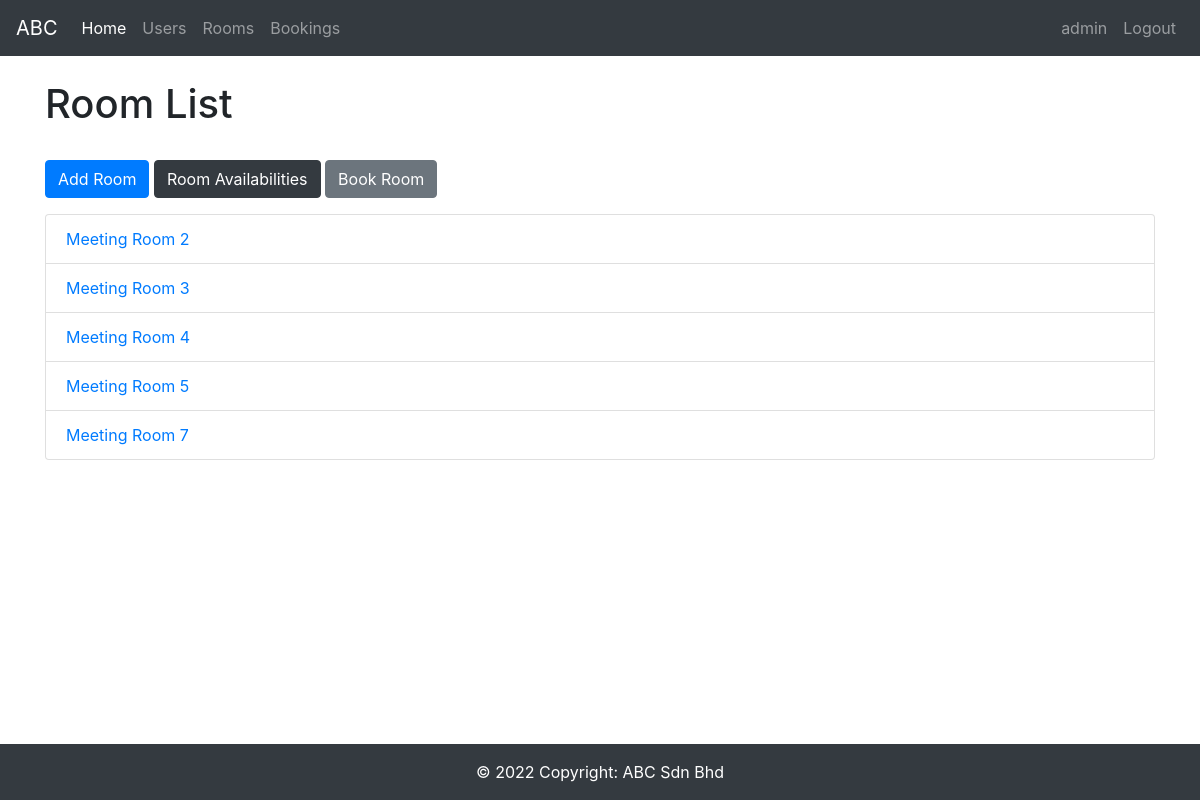
Page /roombooking/rooms/ (signed in) on the committed database.
### roombooking/models.py (models this page shows, shortened)
class Room(models.Model):
    name = models.CharField(max_length=255)
    room_pic = models.ImageField(upload_to="images/", null=True)
    dateadded = models.DateTimeField(auto_now_add=True)
    def get_absolute_url(self):
        return reverse('room-detail', args=[str(self.id)])

### roombooking/views.py (the view)
# urls.py: path('rooms/', views.RoomListView.as_view(), name='rooms'),
class RoomListView(generic.ListView):
    model = Room
    paginate_by = 10

### roombooking/templates/roombooking/room_list.html
{% extends "base_generic.html" %}
{% block content %}
<div class="">
  <h1>Room List</h1>
  <br>
  {% if user.is_superuser %}
  <a href="{% url 'room-create' %}"><button class="btn btn-primary mb-3" >Add Room</button></a>
  <a href="{% url 'rooms-availabilities' %}"><button class="btn btn-dark mb-3" >Room Availabilities</button></a>
  {% endif %}
  <a href="{% url 'booking-create' %}"><button class="btn btn-secondary mb-3" >Book Room</button></a>
  {% if room_list %}
  <ul class="list-group">
    {% for room in room_list %}
      <li class="list-group-item">
        <a href="{{ room.get_absolute_url }}">{{ room.name }}</a>
      </li>
    {% endfor %}
  </ul>
  {% else %}
    <p>There are no rooms in the library.</p>
  {% endif %}
</div>
{% endblock %}

### roombooking/templates/base_generic.html (shortened to what this page needs)
<!DOCTYPE html>
<html lang="en">
<head>
  <link rel="stylesheet" href="https://cdn.jsdelivr.net/npm/bootstrap@4.1.3/dist/css/bootstrap.min.css">
  {% load static %}
  <link rel="stylesheet" href="{% static 'css/styles.css' %}">
</head>
<body>
    <nav class="navbar navbar-expand-lg navbar-dark bg-dark mb-4">
      <a class="navbar-brand" href="{% url 'index' %}">ABC</a>
      <div class="collapse navbar-collapse" id="navbarNavDropdown">
        <ul class="navbar-nav">
          <li class="nav-item active">
            <a class="nav-link" href="{% url 'index' %}">Home <span class="sr-only">(current)</span></a>
          </li>
          {% if user.is_superuser %}
          <li class="nav-item">
            <a class="nav-link" href="{% url 'users' %}">Users</a>
          </li>
          {% endif %}
          <li class="nav-item">
            <a class="nav-link" href="{% url 'rooms' %}">Rooms</a>
          </li>
          <li class="nav-item">
            <a class="nav-link" href="{% url 'bookings' %}">Bookings</a>
          </li>
        </ul>
        <ul class="navbar-nav ml-auto">
          {% if user.is_authenticated %}
          <li class="nav-item">
              <a class="nav-link" href="#">
                {{ user.get_username }}
              </a>
          </li>
          <li class="nav-item">
              <a class="nav-link" href="{% url 'logout' %}?next={{ request.path }}">
                Logout
              </a>
          </li>
          {% else %}
          <li class="nav-item">
              <a class="nav-link" href="{% url 'login' %}?next={{ request.path }}">
                Login
              </a>
          </li>
          {% endif %}
      </ul>
      </div>
    </nav>
    <div class="container-fluid">
    <div class="row">
      <div class="container mb-5">{% block content %}{% endblock %}
      </div>
      <footer class="text-center text-white fixed-bottom bg-dark mt-3">
        <div class="text-center p-3">
          © 2022 Copyright:
          <a class="text-white">ABC Sdn Bhd</a>
        </div>
      </footer>
    </div>
  </div>
</body>
</html>

### rows in the picture
Room: name "Meeting Room 2"
Room: name "Meeting Room 3"
Room: name "Meeting Room 4"
Room: name "Meeting Room 5"
Room: name "Meeting Room 7"

### other values in the picture
{{ user.get_username }} "admin"
